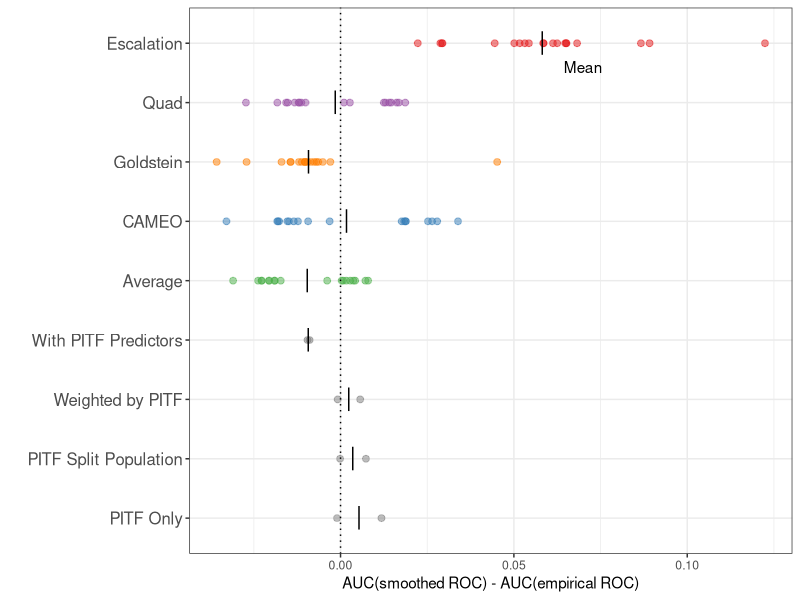

This chart was generated by the following R code:
#
#   Create Figure 2: Gain from using smoothed ROC to calculate AUC
#

library(ggplot2)
library(readr)
library(tibble)
library(dplyr)
library(tidyr)
library(here)

setwd(here::here("rep_nosmooth"))


table1_benefit <- read_csv("output/tables/table1-smooth-benefit.csv")
table2_benefit <- read_csv("output/tables/table2-smooth-benefit.csv")

cols <- c(
  Escalation = "#e41a1c",
  Goldstein = "#ff7f00",
  Quad = "#984ea3",
  CAMEO = "#377eb8",
  Average = "#4daf4a",
  `With PITF Predictors` = "gray50",
  `Weighted by PITF` = "gray50",
  `PITF Split Population` = "gray50",
  `PITF Only` = "gray50"
)

benefit <- bind_rows(
  table1_benefit %>%
    rename(setting = Model) %>%
    pivot_longer(-c(horizon, setting), names_to = "model", values_to = "diff"),
  table2_benefit %>%
    rename(setting = Model, Escalation = `Escalation Only`) %>%
    pivot_longer(-c(horizon, setting), names_to = "model", values_to = "diff")
)

# mean benefit by model
means <- benefit %>%
  group_by(model) %>%
  summarize(avg_benefit = mean(diff))

ann_text <- tibble(horizon = "1 month", diff = 0.07, model = 8.6, label = "Mean")

model_levels <- c("Escalation", "Quad", "Goldstein", "CAMEO", "Average",
                  "With PITF Predictors", "Weighted by PITF", "PITF Split Population",
                  "PITF Only")
p <- benefit %>%
  mutate(model = factor(model, levels = rev(model_levels))) %>%
  ggplot(aes(y = model)) +
  #facet_wrap(~ horizon, scales = "free_x") +
  geom_point(aes(x = diff, color = model), alpha = 0.5, size = 2) +
  scale_color_manual(guide = FALSE, values = cols) +
  geom_point(data = means, aes(x = avg_benefit), shape = "|", color = "black", size = 6) +
  labs(x = "AUC(smoothed ROC) - AUC(empirical ROC)",
       y = "") +
  theme_bw() +
  geom_text(data = ann_text, aes(x = diff, label = label), col = "black") +
  geom_vline(xintercept = 0, linetype = 3) +
  theme(axis.text.y = element_text(size = 12))

ggsave(plot = p, filename = "output/figures/fig-2-benefit-plot.png", height = 3.5, width = 5.5)
